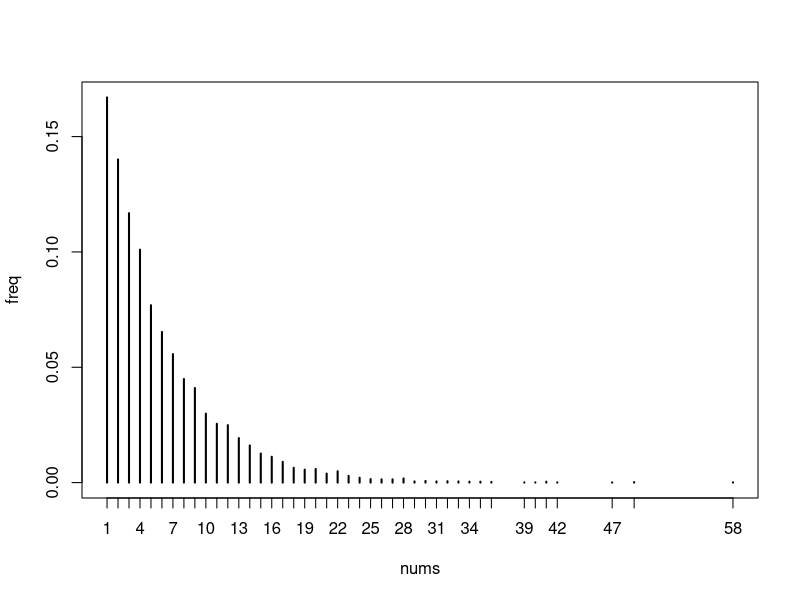
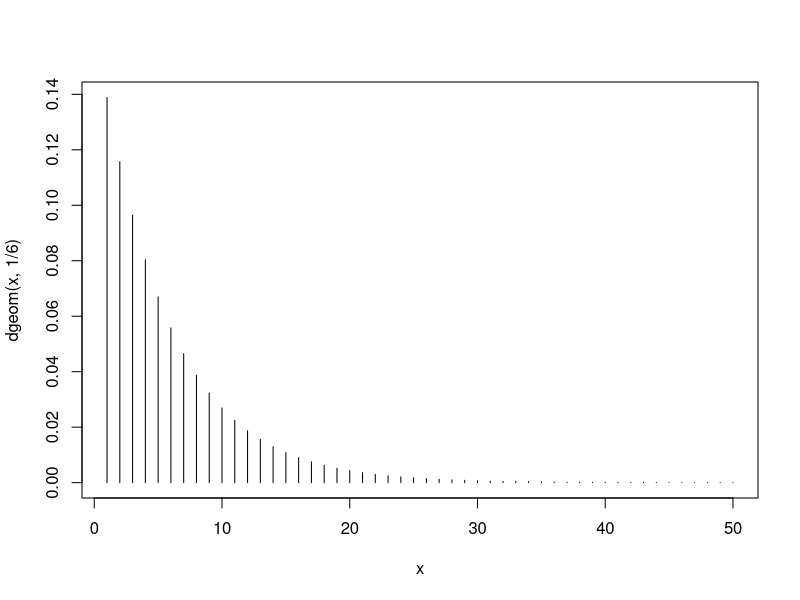

These charts were generated, in order, by the following R code:
## ---- chunk 1
gen.geometrico<-function(n,p){
  q=1-p
  u=runif(n)
  r=as.integer((log(u)/log(q))+1)
  return(r)
}
## ---- chunk 2
resultado<-gen.geometrico(10,1/6)
print(resultado)
## ---- chunk 3
nums<-gen.geometrico(10000,1/6)
freq <- prop.table(table(nums))
  plot(freq)
## ---- chunk 4
x <- seq(50)
  plot(x, dgeom(x,1/6), "h")
## ---- chunk 5
p=0.1
i=34
q=0.9
P=p*q^(i-1)
P
## ---- chunk 6
dgeom(i-1,p)
## ---- chunk 7
E=1/p
E
